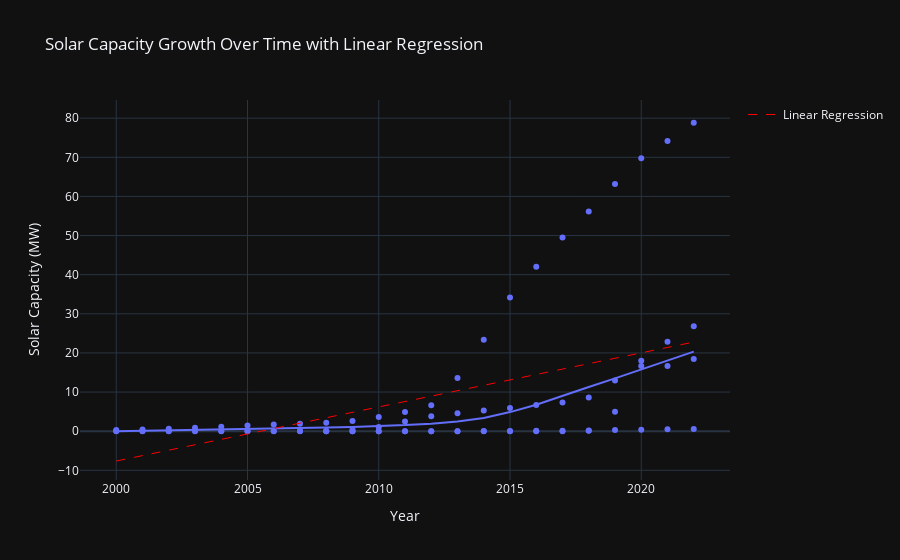

The notebook cell saved with this chart:
### Code cell
import numpy as np
import pandas as pd
import plotly.express as px
from sklearn.linear_model import LinearRegression

solar_capability_column_year          = solar_capability['Year'].to_numpy()
solar_capability_column_capability_gw = solar_capability['capability_gw'].to_numpy()

# Example data (Year vs. Solar Capacity in MW)
years = np.array(solar_capability_column_year).reshape(-1, 1)
solar_capacity = np.array(solar_capability_column_capability_gw)  # Solar capacity in MW

# Create a DataFrame for Plotly Express
df = pd.DataFrame({
    'Year': years.flatten(),
    'Solar Capacity (MW)': solar_capacity
})

# Fit the Linear Regression model
model = LinearRegression()
model.fit(years, solar_capacity)

# Predict values
df['Predicted Solar Capacity (MW)'] = model.predict(years)

# Create a scatter plot with linear regression line
fig = px.scatter( 
                 df, 
                 x='Year', 
                 y='Solar Capacity (MW)', 
                 title='Solar Capacity Growth Over Time with Linear Regression',
                 labels={'Solar Capacity (MW)': 'Solar Capacity (MW)', 'Year': 'Year'},
                 trendline="lowess",
                 template='plotly_dark')

# Add the linear regression line to the figure
fig.add_scatter(x=df['Year'], 
                 y=df['Predicted Solar Capacity (MW)'], 
                 mode='lines', 
                 name='Linear Regression', 
                 line=dict(color='red', width=1, dash='dash')
               )

# Show plot
fig.show()

# Print the regression coefficients
slope = model.coef_[0]  # This is the slope
intercept = model.intercept_
print(f'Linear Regression Equation: Y = {slope} * X + {intercept}')

# Predict solar capacity for the year 2030
future_year = np.array([[2024]])
predicted_capacity = model.predict(future_year)
print(f'Predicted Solar Capacity in 2030: {predicted_capacity[0]} MW')

### Figure 1 — Plotly figure (JSON) as saved in the notebook; plotly's stock layout.template omitted (floating-point values rounded to 4 significant figures)
{"data": [{"hovertemplate": "Year=%{x}<br>Solar Capacity (MW)=%{y}<extra></extra>", "legendgroup": "", "marker": {"color": "#636efa", "symbol": "circle"}, "mode": "markers", "name": "", "orientation": "v", "showlegend": false, "type": "scatter", "x": [2000, 2001, 2002, 2003, 2004, 2005, 2006, 2007, 2008, 2009, 2010, 2011, 2012, 2013, 2014, 2015, 2016, 2017, 2018, 2019, 2020, 2021, 2022, 2000, 2001, 2002, 2003, 2004, 2005, 2006, 2007, 2008, 2009, 2010, 2011, 2012, 2013, 2014, 2015, 2016, 2017, 2018, 2019, 2020, 2021, 2022, 2008, 2009, 2010, 2011, 2012, 2013, 2014, 2015, 2016, 2017, 2018, 2019, 2020, 2021, 2022, 2000, 2001, 2002, 2003, 2004, 2005, 2006, 2007, 2008, 2009, 2010, 2011, 2012, 2013, 2014, 2015, 2016, 2017, 2018, 2019, 2020, 2021, 2022], "xaxis": "x", "y": [0.025, 0.029, 0.034, 0.0394, 0.0464, 0.0524, 0.0614, 0.073, 0.085, 0.332, 1.091, 2.473, 3.799, 4.568, 5.287, 5.946, 6.689, 7.354, 8.626, 12.97, 17.99, 22.87, 26.79, 0.33, 0.453, 0.637, 0.86, 1.132, 1.422, 1.708, 1.919, 2.144, 2.627, 3.618, 4.914, 6.632, 13.6, 23.34, 34.15, 42.04, 49.5, 56.16, 63.19, 69.76, 74.19, 78.83, 0.000279, 0.0015, 0.003, 0.0046, 0.0078, 0.0118, 0.0253, 0.0457, 0.0966, 0.1156, 0.1609, 0.2721, 0.3325, 0.487, 0.5716, 2e-06, 0.000108, 0.000236, 0.000406, 0.000747, 0.001885, 0.003424, 0.003424, 0.003424, 0.003515, 0.004518, 0.004518, 0.004518, 0.004518, 0.00529, 0.00529, 0.00529, 0.007992, 0.105, 4.993, 16.66, 16.66, 18.47], "yaxis": "y"}, {"hovertemplate": "<b>LOWESS trendline</b><br><br>Year=%{x}<br>Solar Capacity (MW)=%{y} <b>(trend)</b><extra></extra>", "legendgroup": "", "marker": {"color": "#636efa", "symbol": "circle"}, "mode": "lines", "name": "", "showlegend": false, "type": "scatter", "x": [2000, 2000, 2000, 2001, 2001, 2001, 2002, 2002, 2002, 2003, 2003, 2003, 2004, 2004, 2004, 2005, 2005, 2005, 2006, 2006, 2006, 2007, 2007, 2007, 2008, 2008, 2008, 2008, 2009, 2009, 2009, 2009, 2010, 2010, 2010, 2010, 2011, 2011, 2011, 2011, 2012, 2012, 2012, 2012, 2013, 2013, 2013, 2013, 2014, 2014, 2014, 2014, 2015, 2015, 2015, 2015, 2016, 2016, 2016, 2016, 2017, 2017, 2017, 2017, 2018, 2018, 2018, 2018, 2019, 2019, 2019, 2019, 2020, 2020, 2020, 2020, 2021, 2021, 2021, 2021, 2022, 2022, 2022, 2022], "xaxis": "x", "y": [-0.0001347, -0.0001347, -0.0001347, 0.09825, 0.09825, 0.09825, 0.1996, 0.1996, 0.1996, 0.3042, 0.3042, 0.3042, 0.4123, 0.4123, 0.4123, 0.5239, 0.5239, 0.5239, 0.6384, 0.6384, 0.6384, 0.7551, 0.7551, 0.7551, 0.9141, 0.9141, 0.9141, 0.9141, 1.095, 1.095, 1.095, 1.095, 1.277, 1.277, 1.277, 1.277, 1.546, 1.546, 1.546, 1.546, 1.925, 1.925, 1.925, 1.925, 2.478, 2.478, 2.478, 2.478, 3.387, 3.387, 3.387, 3.387, 4.875, 4.875, 4.875, 4.875, 6.759, 6.759, 6.759, 6.759, 9.105, 9.105, 9.105, 9.105, 11.3, 11.3, 11.3, 11.3, 13.48, 13.48, 13.48, 13.48, 15.71, 15.71, 15.71, 15.71, 17.99, 17.99, 17.99, 17.99, 20.32, 20.32, 20.32, 20.32], "yaxis": "y"}, {"line": {"color": "red", "dash": "dash", "width": 1}, "mode": "lines", "name": "Linear Regression", "type": "scatter", "x": [2000, 2001, 2002, 2003, 2004, 2005, 2006, 2007, 2008, 2009, 2010, 2011, 2012, 2013, 2014, 2015, 2016, 2017, 2018, 2019, 2020, 2021, 2022, 2000, 2001, 2002, 2003, 2004, 2005, 2006, 2007, 2008, 2009, 2010, 2011, 2012, 2013, 2014, 2015, 2016, 2017, 2018, 2019, 2020, 2021, 2022, 2008, 2009, 2010, 2011, 2012, 2013, 2014, 2015, 2016, 2017, 2018, 2019, 2020, 2021, 2022, 2000, 2001, 2002, 2003, 2004, 2005, 2006, 2007, 2008, 2009, 2010, 2011, 2012, 2013, 2014, 2015, 2016, 2017, 2018, 2019, 2020, 2021, 2022], "y": [-7.624, -6.242, -4.86, -3.478, -2.096, -0.7138, 0.6682, 2.05, 3.432, 4.814, 6.196, 7.578, 8.96, 10.34, 11.72, 13.11, 14.49, 15.87, 17.25, 18.63, 20.02, 21.4, 22.78, -7.624, -6.242, -4.86, -3.478, -2.096, -0.7138, 0.6682, 2.05, 3.432, 4.814, 6.196, 7.578, 8.96, 10.34, 11.72, 13.11, 14.49, 15.87, 17.25, 18.63, 20.02, 21.4, 22.78, 3.432, 4.814, 6.196, 7.578, 8.96, 10.34, 11.72, 13.11, 14.49, 15.87, 17.25, 18.63, 20.02, 21.4, 22.78, -7.624, -6.242, -4.86, -3.478, -2.096, -0.7138, 0.6682, 2.05, 3.432, 4.814, 6.196, 7.578, 8.96, 10.34, 11.72, 13.11, 14.49, 15.87, 17.25, 18.63, 20.02, 21.4, 22.78]}], "layout": {"autosize": true, "legend": {"tracegroupgap": 0}, "title": {"text": "Solar Capacity Growth Over Time with Linear Regression"}, "xaxis": {"anchor": "y", "autorange": true, "domain": [0, 1], "range": [1999.0, 2023.0], "title": {"text": "Year"}, "type": "linear"}, "yaxis": {"anchor": "x", "autorange": true, "domain": [0, 1], "range": [-12.54, 85.8], "title": {"text": "Solar Capacity (MW)"}, "type": "linear"}}}
